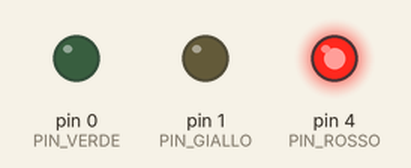
Bench run of a sketch on a simulated Arduino Uno, built with avr-gcc and run on an emulated ATmega328P. On the bench: output pins drawn as LEDs (lit = HIGH).

Above: at 0.17 s.
At 1.1 s:
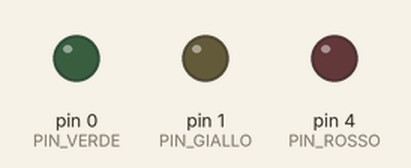
At 2.1 s:
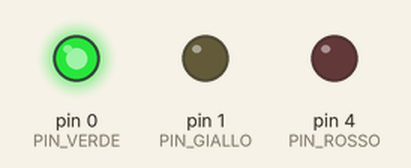
At 22.1 s:
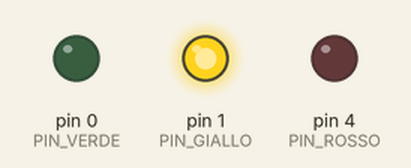
Timing chart, 0 to 28.5 s (numbered marks = the images above):
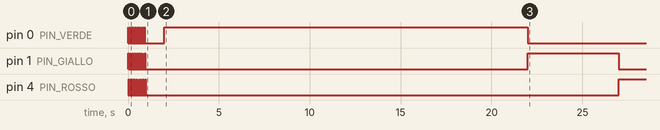

Measured:
- by itself, pin 0 (PIN_VERDE): goes 9 × (HIGH 0.03 s, LOW 0.08 s), HIGH 0.03 s, LOW 1.1 s, HIGH 20.0 s, then LOW
- by itself, pin 1 (PIN_GIALLO): goes 9 × (HIGH 0.03 s, LOW 0.08 s), HIGH 0.03 s, LOW 21.1 s, HIGH 5.0 s, then LOW
- by itself, pin 4 (PIN_ROSSO): goes 9 × (HIGH 0.03 s, LOW 0.08 s), HIGH 0.03 s, LOW 26.0 s, then HIGH

The sketch:

traffic_light_1_01.ino
```cpp
const uint8_t VERDE = 0;
const uint8_t GIALLO = 1;
const uint8_t ROSSO = 2;
const uint8_t OFF = 3;

const uint8_t PIN_VERDE = 0;
const uint8_t PIN_GIALLO = 1;
const uint8_t PIN_ROSSO = 4;

const uint8_t NUM_CICLI_SEMAFORO = 10;
const uint8_t NUM_LAMPEGGI_GIALLI = 10;

const unsigned long RITARDO_VERDE = 20000UL;
const unsigned long RITARDO_GIALLO = 5000UL;
const unsigned long RITARDO_ROSSO = 20000UL;
const unsigned long RITARDO_STANDBY = 1000UL;
const unsigned long RITARDO_TEST = 25UL;

void cambiaLuce(uint8_t luce)
{
  // Prima spegne tutte le uscite, evitando sovrapposizioni tra le luci.
  digitalWrite(PIN_VERDE, LOW);
  digitalWrite(PIN_GIALLO, LOW);
  digitalWrite(PIN_ROSSO, LOW);

  switch (luce)
  {
    case VERDE:
      digitalWrite(PIN_VERDE, HIGH);
      break;
    case GIALLO:
      digitalWrite(PIN_GIALLO, HIGH);
      break;
    case ROSSO:
      digitalWrite(PIN_ROSSO, HIGH);
      break;
    case OFF:
    default:
      break;
  }
}

void semaforoOff()
{
  cambiaLuce(OFF);
}

void initSequence()
{
  for (uint8_t i = 0; i < 10; i++)
  {
    cambiaLuce(VERDE);
    delay(RITARDO_TEST);
    cambiaLuce(GIALLO);
    delay(RITARDO_TEST);
    cambiaLuce(ROSSO);
    delay(RITARDO_TEST);
    cambiaLuce(OFF);
    delay(RITARDO_TEST);
  }

  delay(1000UL);
}

void semaforo()
{
  cambiaLuce(VERDE);
  delay(RITARDO_VERDE);
  cambiaLuce(GIALLO);
  delay(RITARDO_GIALLO);
  cambiaLuce(ROSSO);
  delay(RITARDO_ROSSO);
}

void semaforoStandby()
{
  cambiaLuce(GIALLO);
  delay(RITARDO_STANDBY);
  cambiaLuce(OFF);
  delay(RITARDO_STANDBY);
}

void setup()
{
  // Imposta prima i latch a LOW, quindi abilita i pin come uscite.
  digitalWrite(PIN_VERDE, LOW);
  digitalWrite(PIN_GIALLO, LOW);
  digitalWrite(PIN_ROSSO, LOW);

  pinMode(PIN_VERDE, OUTPUT);
  pinMode(PIN_GIALLO, OUTPUT);
  pinMode(PIN_ROSSO, OUTPUT);

  semaforoOff();
  initSequence();

  for (uint8_t i = 0; i < NUM_CICLI_SEMAFORO; i++)
  {
    semaforo();
  }

  for (uint8_t i = 0; i < NUM_LAMPEGGI_GIALLI; i++)
  {
    semaforoStandby();
  }

  semaforoOff();
}

void loop()
{
  // La sequenza si ripete soltanto dopo un reset.
}
```
